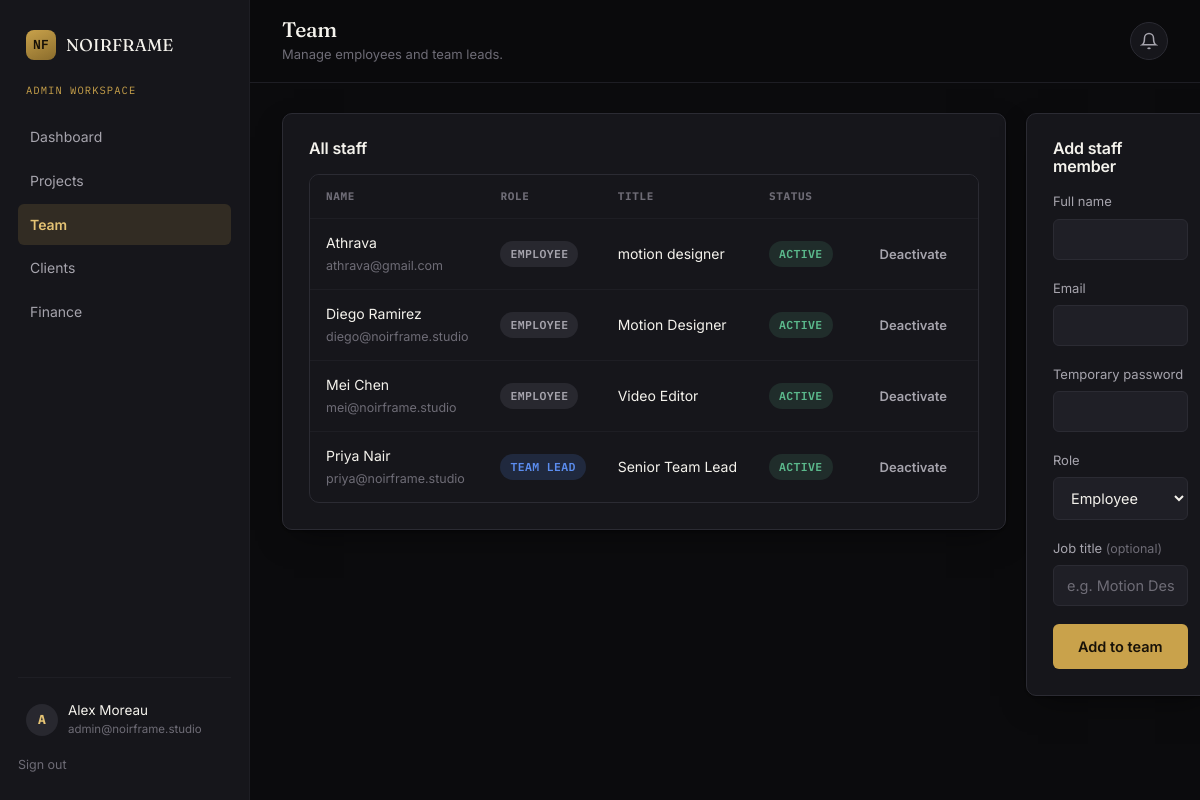
The page /admin/employees (signed in) on the database its author committed.
### tables this page shows
CREATE TABLE users (
    id              INTEGER PRIMARY KEY AUTOINCREMENT,
    name            TEXT NOT NULL,
    email           TEXT NOT NULL UNIQUE,
    password_hash   TEXT NOT NULL,
    role            TEXT NOT NULL CHECK (role IN ('admin', 'team_lead', 'employee', 'client')),
    company         TEXT,                      -- only meaningful for clients
    title           TEXT,                      -- job title, employees/team leads
    is_active       INTEGER NOT NULL DEFAULT 1,
    created_at      TEXT NOT NULL DEFAULT (datetime('now'))
);

### blueprints/admin.py (the view, shortened to what this page needs)
@bp.route("/employees", methods=["GET", "POST"])
@role_required("admin")
def employees():
    staff = query_all(
        "SELECT * FROM users WHERE role IN ('employee','team_lead') ORDER BY role, name"
    )
    return render_template("admin/employees.html", staff=staff)

### db.py (called while the page is built)
def get_db():
    if "db" not in g:
        g.db = sqlite3.connect(current_app.config["DATABASE_PATH"])
        g.db.row_factory = sqlite3.Row
        g.db.execute("PRAGMA foreign_keys = ON")
    return g.db

def query_all(sql, params=()):
    return get_db().execute(sql, params).fetchall()

def query_one(sql, params=()):
    return get_db().execute(sql, params).fetchone()

### templates/admin/employees.html (shortened to what this page needs)
{% extends "dashboard_base.html" %}
{% set active = 'employees' %}
{% block page_title %}Team{% endblock %}
{% block page_meta %}Manage employees and team leads.{% endblock %}
{% block dash_content %}
<div class="cols-2">
  <div class="card">
    <div class="panel-head"><h3>All staff</h3></div>
    {% if staff %}
      <div class="table-wrap">
        <table>
          <thead><tr><th>Name</th><th>Role</th><th>Title</th><th>Status</th><th></th></tr></thead>
          <tbody>
            {% for u in staff %}
              <tr>
                <td>{{ u.name }}<div class="task-row__meta">{{ u.email }}</div></td>
                <td><span class="badge {{ 'badge--in-progress' if u.role=='team_lead' else 'badge--pending' }}">{{ u.role.replace('_',' ') }}</span></td>
                <td>{{ u.title or '--' }}</td>
                <td><span class="badge {{ 'badge--completed' if u.is_active else 'badge--revision' }}">{{ 'Active' if u.is_active else 'Inactive' }}</span></td>
                <td>
                  <form method="POST" action="{{ url_for('admin.toggle_employee', user_id=u.id) }}">
                    <button class="btn btn--ghost btn--sm">{{ 'Deactivate' if u.is_active else 'Activate' }}</button>
                  </form>
                </td>
              </tr>
            {% endfor %}
          </tbody>
        </table>
      </div>
    {% else %}
      <div class="empty"><h4>No staff yet</h4><p>Add your first employee or team lead using the form.</p></div>
    {% endif %}
  </div>
  <div class="card">
    <div class="panel-head"><h3>Add staff member</h3></div>
    <form method="POST">
      <div class="form-group">
        <label for="name">Full name</label>
        <input type="text" id="name" name="name" required>
      </div>
      <div class="form-group">
        <label for="email">Email</label>
        <input type="email" id="email" name="email" required>
      </div>
      <div class="form-group">
        <label for="password">Temporary password</label>
        <input type="password" id="password" name="password" required minlength="8">
      </div>
      <div class="form-group">
        <label for="role">Role</label>
        <select id="role" name="role">
          <option value="employee">Employee</option>
        </select>
      </div>
      <div class="form-group">
        <label for="title">Job title <span class="hint">(optional)</span></label>
        <input type="text" id="title" name="title" placeholder="e.g. Motion Designer">
      </div>
      <button type="submit" class="btn btn--primary btn--block">Add to team</button>
    </form>
  </div>
</div>
{% endblock %}

### templates/dashboard_base.html (shortened to what this page needs)
{% extends "base.html" %}
{% block body_class %}{% endblock %}
{% block content %}
<div class="app-shell">
  <aside class="sidebar">
    <a href="{{ url_for('main.index') }}" class="sidebar__brand brand" style="font-size:17px;">
      <span class="brand__mark">NF</span> {{ company_name }}
    </a>
    <div class="sidebar__role">{{ current_user.role.replace('_',' ') }} workspace</div>
    <nav>
      {% if current_user.role == 'admin' %}
        <a href="{{ url_for('admin.dashboard') }}" class="{{ 'active' if active=='dashboard' }}">Dashboard</a>
        <a href="{{ url_for('admin.projects') }}" class="{{ 'active' if active=='projects' }}">Projects</a>
        <a href="{{ url_for('admin.employees') }}" class="{{ 'active' if active=='employees' }}">Team</a>
        <a href="{{ url_for('admin.clients') }}" class="{{ 'active' if active=='clients' }}">Clients</a>
        <a href="{{ url_for('admin.finance') }}" class="{{ 'active' if active=='finance' }}">Finance</a>
      {% elif current_user.role == 'client' %}
        <a href="{{ url_for('client.dashboard') }}" class="{{ 'active' if active=='dashboard' }}">Dashboard</a>
        <a href="{{ url_for('client.invoices') }}" class="{{ 'active' if active=='invoices' }}">Invoices</a>
      {% endif %}
    </nav>
    <div class="sidebar__footer">
      <div class="sidebar__user">
        <div class="avatar">{{ current_user.name[:1] }}</div>
        <div>
          {{ current_user.name }}
          <small>{{ current_user.email }}</small>
        </div>
      </div>
      <a href="{{ url_for('auth.logout') }}" class="logout-link">Sign out</a>
    </div>
  </aside>
  <div class="main-area">
    <div class="topbar">
      <div>
        <h1>{% block page_title %}Dashboard{% endblock %}</h1>
        <div class="topbar__meta">{% block page_meta %}{% endblock %}</div>
      </div>
      <div class="bell">
        <button class="bell-btn" id="bell-btn" aria-label="Notifications">
          <svg width="18" height="18" viewBox="0 0 24 24" fill="none" stroke="currentColor" stroke-width="2"><path d="M18 8a6 6 0 0 0-12 0c0 7-3 9-3 9h18s-3-2-3-9"/><path d="M13.73 21a2 2 0 0 1-3.46 0"/></svg>
        </button>
      </div>
    </div>
    <div class="content">
      {% block dash_content %}{% endblock %}
    </div>
  </div>
</div>
{% endblock %}

### rows shown on the page
users: role.replace "ADMIN", name "A", name "Alex Moreau", email "admin@noirframe.studio"
users: name "Athrava", email "athrava@gmail.com", role.replace "EMPLOYEE", title "motion designer", is_active "ACTIVE", is_active "Deactivate"
users: name "Diego Ramirez", email "diego@noirframe.studio", role.replace "EMPLOYEE", title "Motion Designer", is_active "ACTIVE", is_active "Deactivate"
users: name "Mei Chen", email "mei@noirframe.studio", role.replace "EMPLOYEE", title "Video Editor", is_active "ACTIVE", is_active "Deactivate"
users: name "Priya Nair", email "priya@noirframe.studio", role.replace "TEAM LEAD", title "Senior Team Lead", is_active "ACTIVE", is_active "Deactivate"

### other values the page prints
{{ company_name }} "NOIRFRAME"
